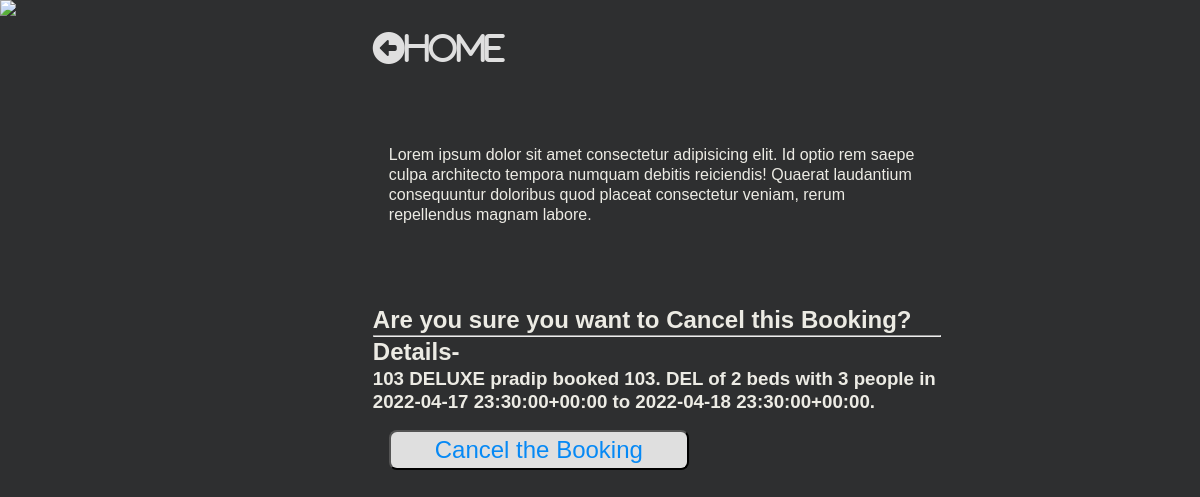
/booking/cancel/5, run on the app's committed database.
### app/models.py (models this page shows, shortened)
class Booking(models.Model):
    user = models.ForeignKey(settings.AUTH_USER_MODEL,
                             on_delete=models.CASCADE)
    room = models.ForeignKey(Room, on_delete=models.CASCADE)
    check_in = models.DateTimeField()
    check_out = models.DateTimeField()
    payment_method = models.CharField(
        max_length=20, choices=METHOD, null=True, default="Cash On Delevery")
    payment_completed = models.BooleanField(
        default=False, null=True, blank=True)
    def __str__(self):
        return f'{self.user} booked {self.room} in {self.check_in} to {self.check_out}.'
    def get_room_category(self):
        room_categories = dict(self.room.Room_categories)
        room_category = room_categories.get(self.room.category)
        return room_category

class Room(models.Model):
    Room_categories = (
        ('NAC', 'NON-AC'),
        ('YAC', 'AC'),
        ('DEL', 'DELUXE'),
        ('KIN', 'KING'),
        ('QUE', 'QUEEN'),
    )
    number = models.IntegerField()
    category = models.CharField(max_length=3, choices=Room_categories)
    beds = models.IntegerField()
    capacity = models.IntegerField()
    def __str__(self):
        return f'{self.number}. {self.category} of {self.beds} beds with {self.capacity} people'

### app/views.py (the view)
# urls.py: path('booking/cancel/<pk>', CancelBookingView.as_view(),
class CancelBookingView(DeleteView):
    model = Booking
    template_name = 'booking_cancel_view.html'
    success_url = reverse_lazy('BookingListView')

### templates/booking_cancel_view.html (shortened to what this page needs)
{% load static %}
<!DOCTYPE html>
<html lang="en">
<head>
    <link rel="stylesheet" href="{% static 'css/room_detail_view.css' %}">
</head>
<body>
    <div class="content">
        <div class="image">
            <img
                src="https://images.unsplash.com/photo-1519710164239-da123dc03ef4?ixlib=rb-1.2.1&ixid=eyJhcHBfaWQiOjEyMDd9&auto=format&fit=crop&w=500&q=60">
        </div>
        <div class="room">
            <div class="home">
                <a href="{% url 'RoomListView' %}"></ahref><i class="fas fa-arrow-alt-circle-left">Home</i></a>
            </div>
            <div class="room-info">
                <p>Lorem ipsum dolor sit amet consectetur adipisicing elit. Id optio rem saepe culpa architecto tempora
                    numquam debitis reiciendis! Quaerat laudantium consequuntur doloribus quod placeat consectetur
                    veniam,
                    rerum repellendus magnam labore. </p>
            </div>
            <form id="booking-form" action="" method="POST">
                <h2> Are you sure you want to Cancel this Booking? <HR>Details- </h2>
                <h3>{{booking.room.number}} {{booking.get_room_category}} {{booking}}</h3>
                <div class="input-div">
                    <button type="submit">Cancel the Booking</button>
                </div>
            </form>
        </div>
    </div>
</body>
</html>

### static/css/room_detail_view.css (style rules this page uses)
* { padding: 0; margin: 0; box-sizing: border-box; }
body { background-color: rgb(46, 47, 48); color: rgb(236, 235, 228); font-family: sans-serif; line-height: 1.25; height: 100vh; }
.content { display: flex; flex-direction: row; flex-wrap: wrap; width: 100%; justify-content: left; }
.image { flex: 0.3; }
.room { flex: 0.5; margin: 2rem; display: flex; text-align: left; align-items: start; flex-direction: column; }
.home { flex: 0.2; }
.room-info { flex: 0.4; margin: 5rem 1rem; }
form { display: flex; flex: 0.4 1 auto; flex-direction: column; }
.image img { flex: 1; max-height: 99.2vh; }
i { color: #dfdfdf; font-size: 2rem; }
.input-div { flex: 1 1 auto; margin: 1rem; display: flex; flex-direction: column; justify-content: space-between; }
input, button { flex: 1; width: 300px; border-radius: 0.5rem; line-height: 1.5; font-size: 1.5rem; color: #555; }
button { background-color: #dfdfdf; color: rgb(6, 137, 245); outline: none; }

### data on the page
Booking: room.number "103", get_room_category "DELUXE", user+room+check_in "pradip booked 103. DEL of 2 beds with 3 people in 2022-04-17 23:30:00+00:00 to 2022-04-18 23:30:00+00:00."
